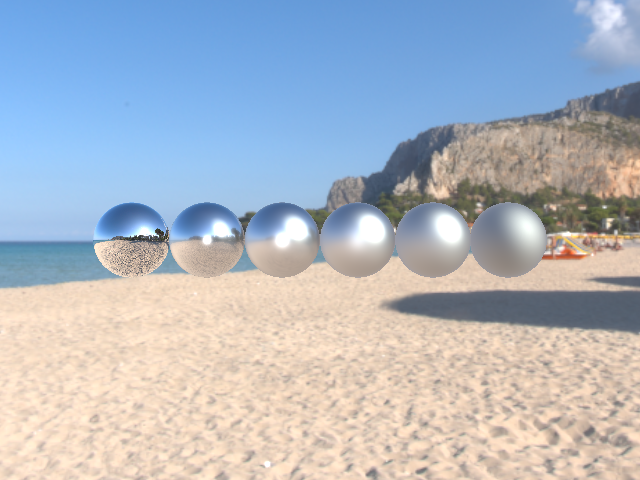

Write Python code to recreate this figure.
#!/usr/bin/env python

# Render a row of metallic spheres with increasing roughness using
# physically based rendering and an HDR equirectangular environment
# map for image-based lighting with a skybox backdrop.

import os
from pathlib import Path

# Factory overrides: importing these modules registers the OpenGL rendering
# and interaction style implementations for vtkRenderingCore factory classes.
import vtkmodules.vtkInteractionStyle  # noqa: F401
import vtkmodules.vtkRenderingOpenGL2  # noqa: F401

# VTK pipeline classes used in this example
from vtkmodules.vtkFiltersSources import vtkSphereSource
from vtkmodules.vtkIOImage import vtkHDRReader
from vtkmodules.vtkRenderingCore import (
    vtkActor,
    vtkPolyDataMapper,
    vtkRenderWindow,
    vtkRenderWindowInteractor,
    vtkSkybox,
    vtkTexture,
)
from vtkmodules.vtkRenderingOpenGL2 import vtkOpenGLRenderer

# Colors (normalized RGB)
white = (1.0, 1.0, 1.0)
black = (0.0, 0.0, 0.0)

# Data directory
data_dir = Path(os.environ.get("VPE_DATA_DIR", Path(__file__).parent))

# Environment texture: load equirectangular HDR for image-based lighting
hdr_reader = vtkHDRReader()
hdr_reader.SetFileName(str(data_dir / "Skyboxes" / "spiaggia_di_mondello_4k.hdr"))

env_texture = vtkTexture()
env_texture.SetColorModeToDirectScalars()
env_texture.SetInputConnection(hdr_reader.GetOutputPort())
env_texture.MipmapOn()
env_texture.InterpolateOn()

# Skybox: spherical projection of the HDR environment
skybox = vtkSkybox()
skybox.SetFloorRight(0, 0, 1)
skybox.SetProjection(vtkSkybox.Sphere)
skybox.SetTexture(env_texture)
skybox.GammaCorrectOn()

# Source: high-resolution sphere
sphere = vtkSphereSource()
sphere.SetThetaResolution(75)
sphere.SetPhiResolution(75)

# Mapper: shared mapper for all spheres
mapper = vtkPolyDataMapper()
mapper.SetInputConnection(sphere.GetOutputPort())

# Actor 0: roughness 0.0
actor_0 = vtkActor()
actor_0.SetPosition(0, 0.0, 0.0)
actor_0.SetMapper(mapper)
actor_0.GetProperty().SetInterpolationToPBR()
actor_0.GetProperty().SetColor(white)
actor_0.GetProperty().SetMetallic(1.0)
actor_0.GetProperty().SetRoughness(0.0)

# Actor 1: roughness 0.2
actor_1 = vtkActor()
actor_1.SetPosition(1, 0.0, 0.0)
actor_1.SetMapper(mapper)
actor_1.GetProperty().SetInterpolationToPBR()
actor_1.GetProperty().SetColor(white)
actor_1.GetProperty().SetMetallic(1.0)
actor_1.GetProperty().SetRoughness(0.2)

# Actor 2: roughness 0.4
actor_2 = vtkActor()
actor_2.SetPosition(2, 0.0, 0.0)
actor_2.SetMapper(mapper)
actor_2.GetProperty().SetInterpolationToPBR()
actor_2.GetProperty().SetColor(white)
actor_2.GetProperty().SetMetallic(1.0)
actor_2.GetProperty().SetRoughness(0.4)

# Actor 3: roughness 0.6
actor_3 = vtkActor()
actor_3.SetPosition(3, 0.0, 0.0)
actor_3.SetMapper(mapper)
actor_3.GetProperty().SetInterpolationToPBR()
actor_3.GetProperty().SetColor(white)
actor_3.GetProperty().SetMetallic(1.0)
actor_3.GetProperty().SetRoughness(0.6)

# Actor 4: roughness 0.8
actor_4 = vtkActor()
actor_4.SetPosition(4, 0.0, 0.0)
actor_4.SetMapper(mapper)
actor_4.GetProperty().SetInterpolationToPBR()
actor_4.GetProperty().SetColor(white)
actor_4.GetProperty().SetMetallic(1.0)
actor_4.GetProperty().SetRoughness(0.8)

# Actor 5: roughness 1.0
actor_5 = vtkActor()
actor_5.SetPosition(5, 0.0, 0.0)
actor_5.SetMapper(mapper)
actor_5.GetProperty().SetInterpolationToPBR()
actor_5.GetProperty().SetColor(white)
actor_5.GetProperty().SetMetallic(1.0)
actor_5.GetProperty().SetRoughness(1.0)

# Renderer: OpenGL renderer with image-based lighting
renderer = vtkOpenGLRenderer()
renderer.SetBackground(black)
renderer.UseImageBasedLightingOn()
renderer.UseSphericalHarmonicsOn()
renderer.SetEnvironmentTexture(env_texture, False)
renderer.GetEnvMapIrradiance().SetIrradianceStep(0.3)
renderer.AddActor(skybox)
renderer.AddActor(actor_0)
renderer.AddActor(actor_1)
renderer.AddActor(actor_2)
renderer.AddActor(actor_3)
renderer.AddActor(actor_4)
renderer.AddActor(actor_5)

# Window: display the rendered scene
render_window = vtkRenderWindow()
render_window.AddRenderer(renderer)
render_window.SetWindowName("pbr hdr environment")
render_window.SetMultiSamples(0)
render_window.SetSize(640, 480)

# Interactor: handle mouse and keyboard events
interactor = vtkRenderWindowInteractor()
interactor.SetRenderWindow(render_window)

# Launch the interactive visualization
render_window.Render()
interactor.Start()
